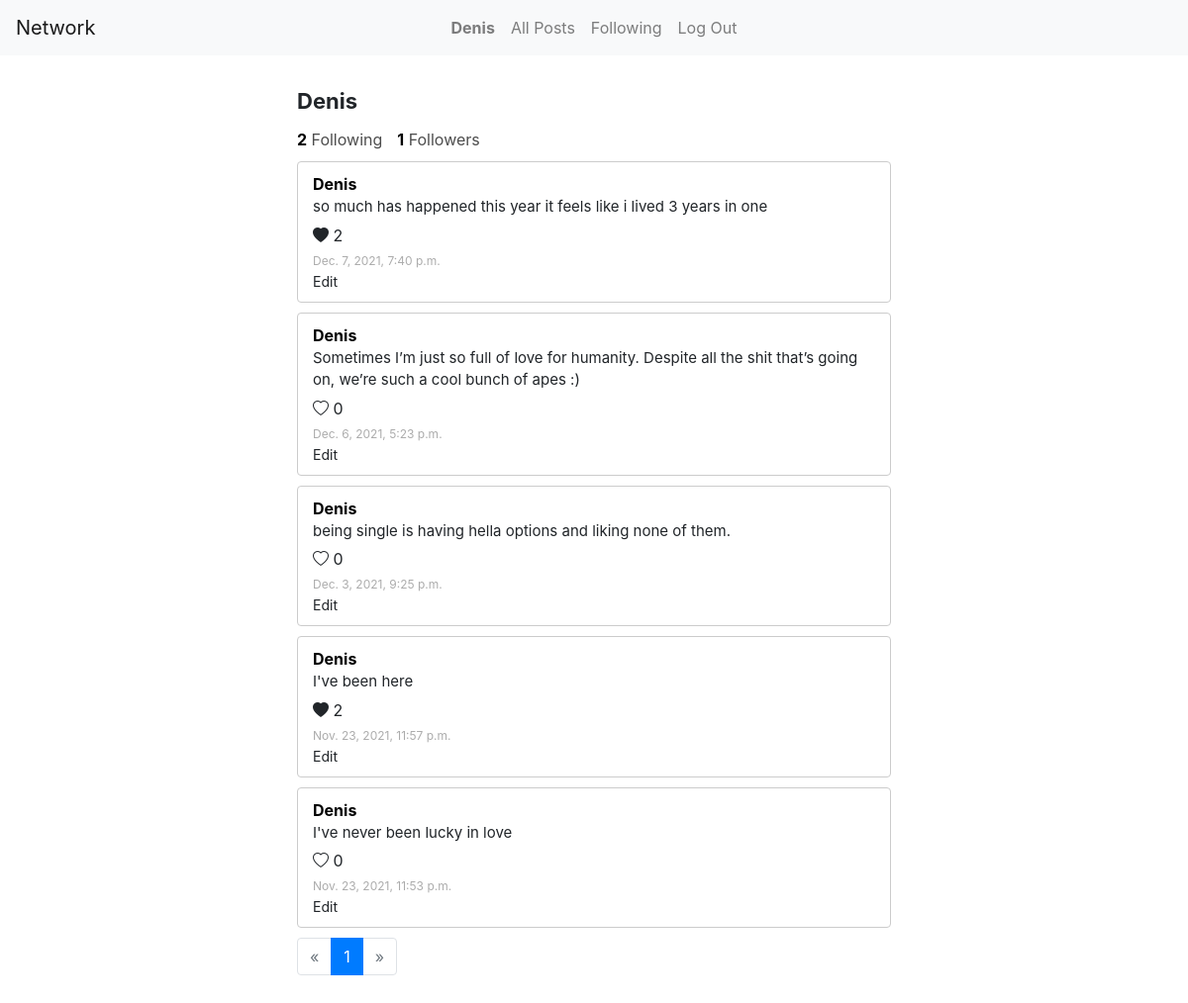
Before: /Denis/profile (signed in) with the older database file.
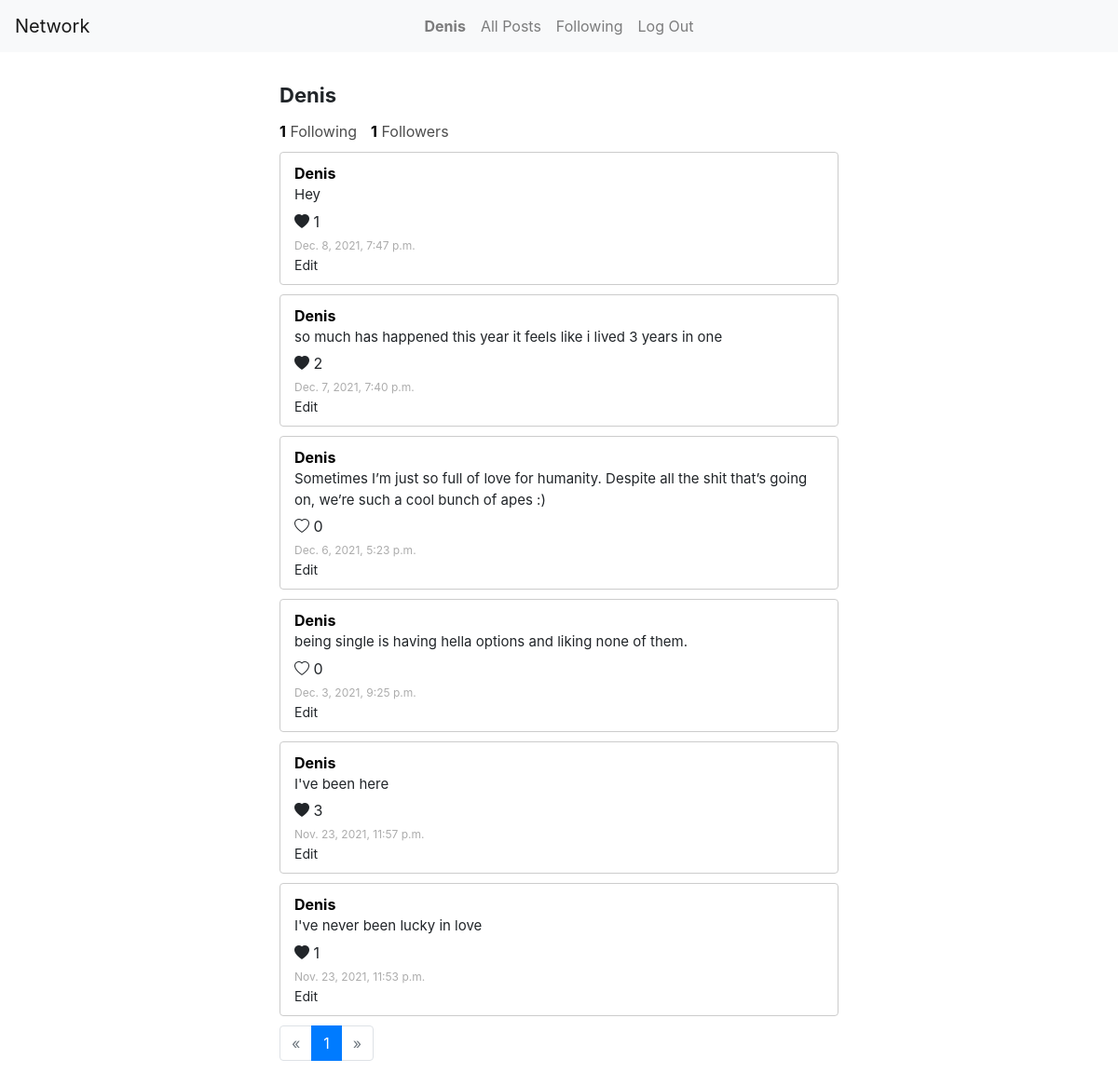
After: the same page with the newer database file.
### network/models.py (models this page shows)
class User(AbstractUser):
    pass

class Posts(models.Model):
    content = models.TextField()
    date =  models.DateTimeField(auto_now_add=True)
    user = models.ForeignKey(User, on_delete=models.CASCADE)
    likers = models.ManyToManyField(User, related_name='liked', blank=True)
    likesCount = models.IntegerField(default=0)

### network/views.py (the view)
# urls.py: path("<username>/profile", views.profile, name="profile"),
def profile(request, username):
    if request.user.is_authenticated:
        user = User.objects.get(username=username)
        posts = Posts.objects.filter(user=user).order_by("-date")
        followers_count = User_Followers.objects.filter(user=user).count()
        following_count = User_Followers.objects.filter(follower=user).count()
        if request.user == user:
            my_profile = True
            is_following = False
        else:
            my_profile = False
            if User_Followers.objects.filter(user=user, follower=request.user).count() > 0:
                is_following = True
            else:
                is_following = False
        for post in posts:
            post.likesCount = post.likers.count()
            post.save()
        paginator = Paginator(posts, 10)
        page_number = request.GET.get('page')
        page_obj = paginator.get_page(page_number)
        return render(request, "network/profile.html", {
            "profile_user": user,
            "page_obj": page_obj,
            "followers_count": followers_count,
            "following_count": following_count,
            "my_profile": my_profile,
            "is_following": is_following
        })
    else:
        return render(request, "network/login.html")

### network/templates/network/profile.html (shortened to what this page needs)
{% extends "network/layout.html" %}
{% block body %}
<div>
    <div class="profileUsername">{{profile_user.username}}</div>
</div>
<div class="followers">
    <div class="followersCount">
        <a href="{% url 'following' profile_user.username %}"><span class="followersNumber">{{following_count}}</span> Following</a>
    </div>
    <div class="followersCount">
        <a href="{% url 'followers' profile_user.username %}"><span class="followersNumber" id="followersCount">{{followers_count}}</span> Followers</a>
    </div>
</div>
{% for post in page_obj%}
    <div class="post">
        <div class="username">{{post.user.username}}</div>
        <div class="content" id="content-{{post.id}}">{{post.content}}</div>
        <div id="likeIcon">
          <span>
            {% if user in post.likers.all %}
            <i class="like_button bi bi-heart-fill" data-id="{{post.id}}"></i>
            {% else %}
            <i class="like_button bi bi-heart" data-id="{{post.id}}"></i>
            {% endif %}
            <span id="likes-{{post.id}}">{{post.likesCount}}</span>
          </span>
        </div>
        <small>{{post.date}}</small>
        {% if post.user.username == user.username %}
        <div class="edit" data-id="{{post.id}}">Edit</div>
        {% endif %}
    </div>
{%endfor%}
{% if page_obj %}
<nav aria-label="Page navigation">
  <ul class="pagination">
    {% if page_obj.has_previous %}
    <li class="page-item">
      <a class="page-link" href="?page={{ page_obj.previous_page_number }}" aria-label="Previous">
        <span aria-hidden="true">&laquo;</span>
      </a>
    </li>
    {% else %}
    <li class="page-item disabled">
      <a class="page-link" href="#" aria-label="Previous">
        <span aria-hidden="true">&laquo;</span>
      </a>
    </li>
    {% endif %}
    {% for page in page_obj.paginator.page_range %}
    {% if page == page_obj.number %}
    <li class="page-item active">
      <a class="page-link" href="?page={{ page }}">{{ page }}</a>
    </li>
    {% else %}
    <li class="page-item">
      <a class="page-link" href="?page={{ page }}">{{ page }}</a>
    </li>
    {% endif %}
    {% endfor %}
    {% if page_obj.has_next %}
    <li class="page-item">
      <a class="page-link" href="?page={{ page_obj.next_page_number }}" aria-label="Next">
        <span aria-hidden="true">&raquo;</span>
      </a>
    </li>
    {% else %}
    <li class="page-item disabled">
      <a class="page-link" href="#" aria-label="Next">
        <span aria-hidden="true">&raquo;</span>
      </a>
    </li>
    {% endif %}
  </ul>
</nav>
{% endif %}
{% endblock %}

### network/templates/network/layout.html (shortened to what this page needs)
{% load static %}
<!DOCTYPE html>
<html lang="en">
    <head>
        <link rel="stylesheet" href="https://stackpath.bootstrapcdn.com/bootstrap/4.4.1/css/bootstrap.min.css">
        <link href="{% static 'network/styles.css' %}" rel="stylesheet">
        <link rel="stylesheet" href="https://cdn.jsdelivr.net/npm/bootstrap-icons@1.7.2/font/bootstrap-icons.css">
    </head>
    <body>
        <nav class="navbar navbar-expand-lg navbar-light bg-light">
            <a class="navbar-brand" href="{% url 'index' %}">Network</a>
            <div class="insidenav">
              <ul class="navbar-nav mr-auto">
                {% if user.is_authenticated %}
                    <li class="nav-item">
                        <a class="nav-link" href="{% url 'profile' user.username %}"><strong>{{ user.username }}</strong></a>
                    </li>
                {% endif %}
                <li class="nav-item">
                  <a class="nav-link" href="{% url 'index' %}">All Posts</a>
                </li>
                {% if user.is_authenticated %}
                    <li class="nav-item">
                        <a class="nav-link" href="{% url 'following_view' %}">Following</a>
                    </li>
                    <li class="nav-item">
                        <a class="nav-link" href="{% url 'logout' %}">Log Out</a>
                    </li>
                {% endif %}
              </ul>
            </div>
          </nav>
        <div class="body">
            {% block body %}
            {% endblock %}
        </div>
    </body>
</html>

### network/static/network/styles.css (style rules this page uses)
.insidenav { position: relative; margin: 0 auto; }
.navbar-brand { position: absolute; }
.body { width: 50%; margin: 30px auto; }
.followers { display: flex; flex-direction: row; }
.followersCount a { color: #4d4d4d; }
.followersCount:not(:last-child) { margin-right: 15px; }
.followersNumber { color: black; font-weight: bold; }
.profileUsername { font-size: 22px; font-weight: bold; margin-bottom: 10px; }
.username { font-size: 16px; font-weight: bold; color: black; }
.post { max-height: fit-content; border: 1px solid #ccc; border-radius: 4px; padding: 10px 15px; margin-top: 10px;; }
.post:not(:last-child) { margin-bottom: 10px; }
.content { font-size: 15px; margin-bottom: 5px; }
small { font-size: 12px; color: rgb(172, 172, 172); }
.edit, .save { font-size: 14px; }

Changed rows visible on the page:
added Posts: user.username "Denis", content "Hey", likesCount "1", date "Dec. 8, 2021, 7:47 p.m."
changed Posts "I've been here": likesCount "2" → "3"
changed Posts "I've never been lucky in love": likesCount "0" → "1"
Other visible differences:
{{ following_count }}: "2" → "1"
